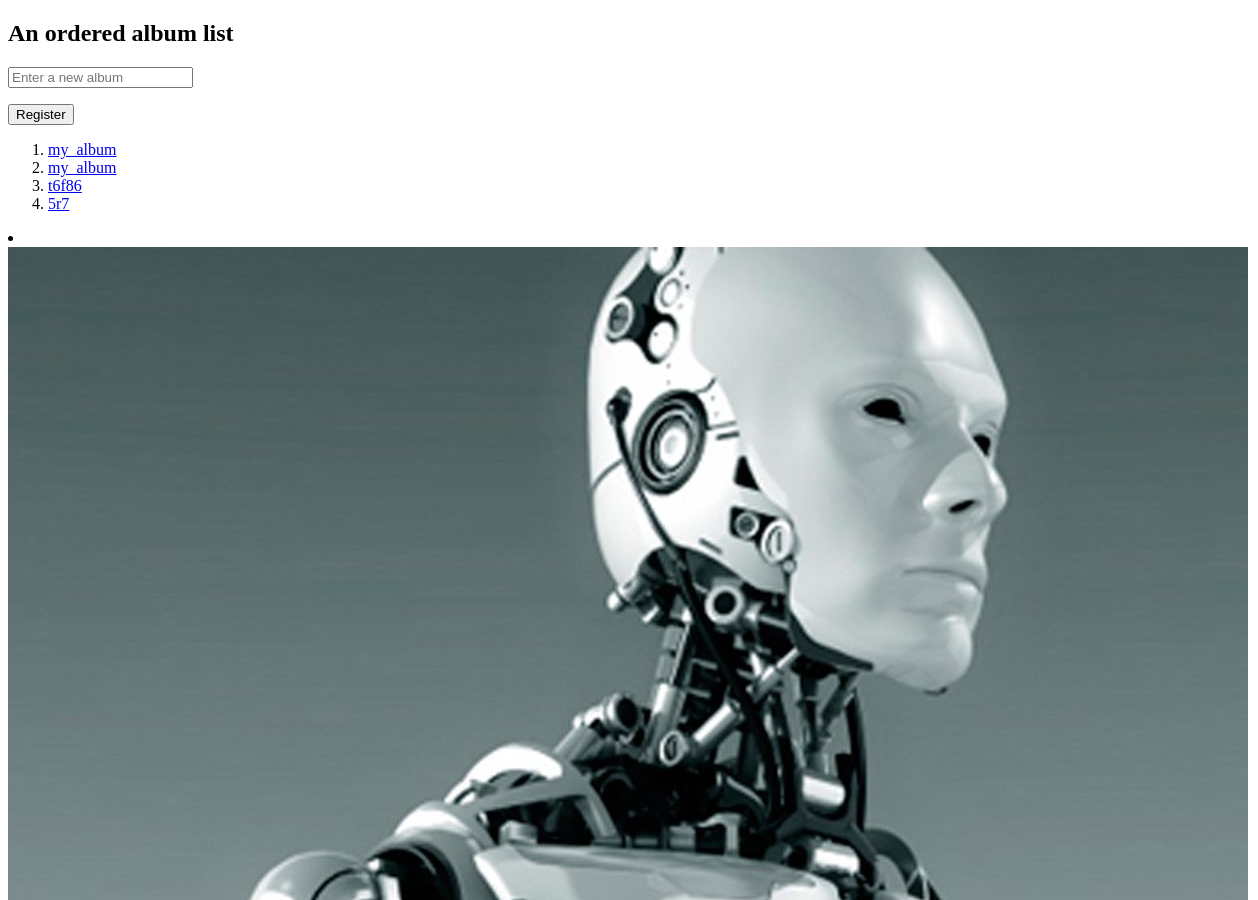
Page /album_menu (upper part) on the earlier database version.
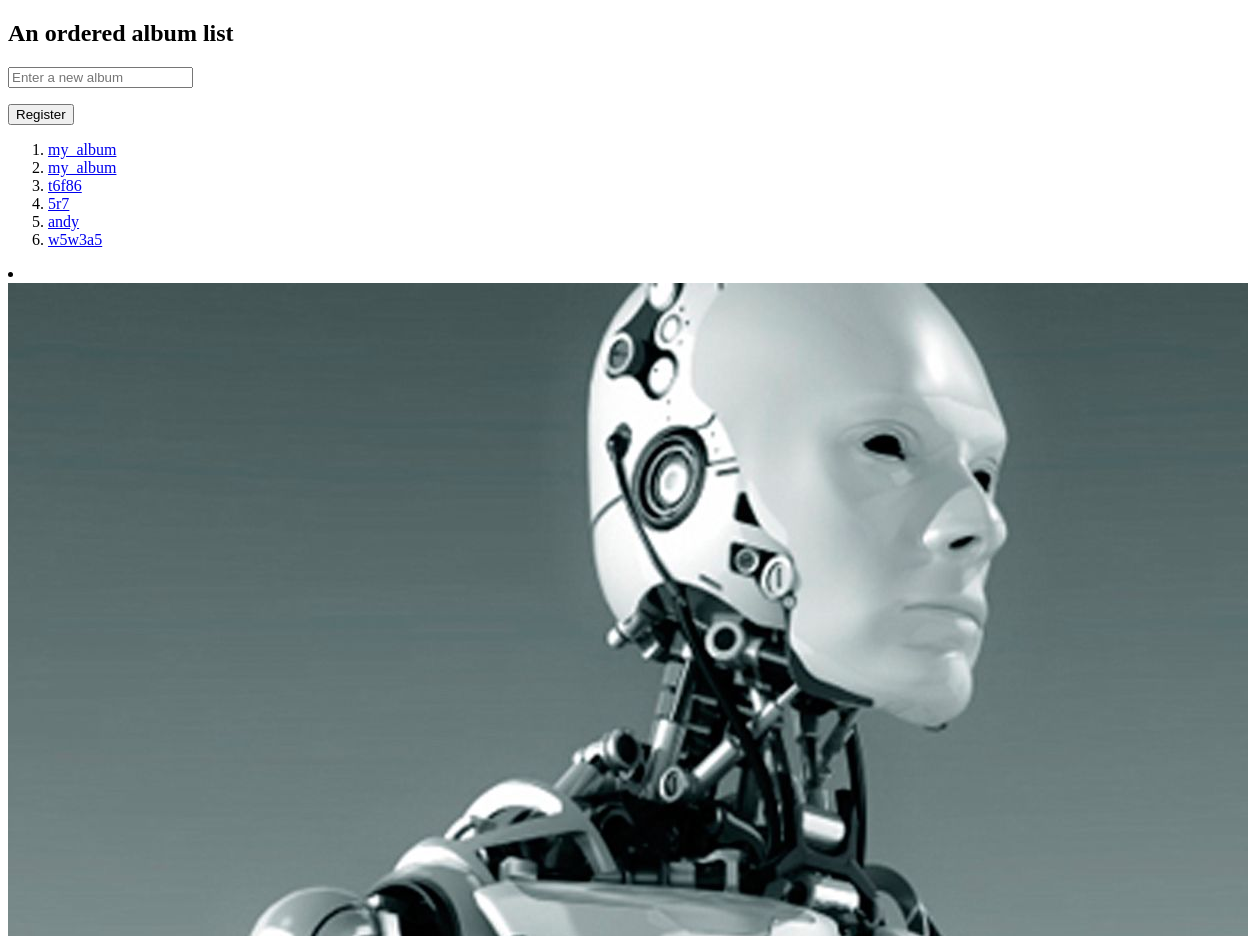
Same page on the later database version.
### app.py (models this page shows)
class Album(db.Model):
    id = db.Column(db.Integer, primary_key = True)
    name = db.Column(db.String(100))

### app.py (the view)
@app.route('/album_menu', methods=['GET', 'POST'])
def album_menu():
    form = RegisterAlbumForm()
    if form.validate_on_submit():
        new_album = Album(name = form.album_name.data)
        db.session.add(new_album)
        db.session.commit()
        return redirect(url_for('album_menu'))
    albums = Album.query.all()
    return render_template('list_album.html', form = form, albums=albums)

### app.py
class RegisterAlbumForm(FlaskForm):
    album_name = StringField('Name', validators=[InputRequired('A name is require'), Length(max=100, message='Your album name can not be over 100 characters.')])

### templates/list_album.html (shortened to what this page needs)
<!DOCTYPE html>
<html>
<body>
    <h2>An ordered album list</h2>
    <form action="{{url_for('album_menu')}}" method="POST">
        <div class="form-group">
            {{form.album_name(class="form-control", placeholder="Enter a new album")}}
        </div>
        <button type="submit" class="registerbtn">Register</button>
    </form>
    <ol>
        {% for album in albums %}
        <li><a href="{{url_for('uploaded_file', filename=album.id)}}">{{album.name}}</a></li>
        {% endfor %}
    </ol>
    <li><img src="uploads\robot_3.jpg" alt="Robot Image"></li>
</body>
</html>

Differences in the rows shown:
added Album: name "andy"
added Album: name "w5w3a5"
